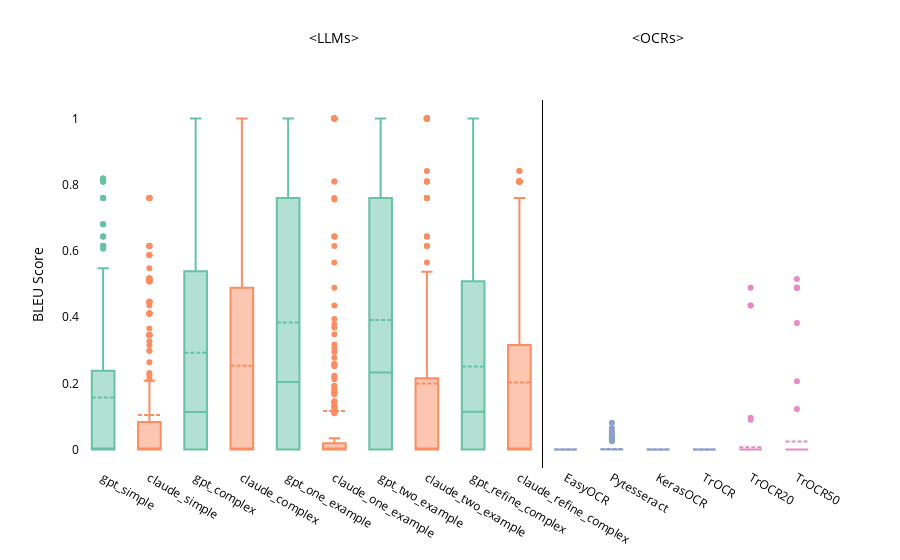

Write notebook code for a chart like this one.
### Code cell
data = bleu_n4_onlystripped
# data = cer_whole_normalized
score = 'bleu'
# score = 'cer'

y_axis_name = f'{score.upper()} Score'

llm_order = ['gpt_simple', 'claude_simple', 'gpt_complex', 'claude_complex',
             'gpt_one_example', 'claude_one_example', 'gpt_two_example', 'claude_two_example', 
            #  'gpt_one_text_example', 'claude_one_text_example', 'gpt_two_text_example', 'claude_two_text_example', 
            #  'gpt_refine', 'claude_refine', 
             'gpt_refine_complex', 'claude_refine_complex']
ocr_order = ['EasyOCR', 'Pytesseract', 'KerasOCR', 'TrOCR'] 
ocr_ft_order = ['TrOCR20', 'TrOCR50']


gpt_color = px.colors.qualitative.Set2[0]
claude_color = px.colors.qualitative.Set2[1]
ocr_color = px.colors.qualitative.Set2[2]
ocr_ft_color = px.colors.qualitative.Set2[3]


fig = go.Figure()

for model in llm_order:
    if 'gpt' in model:
        fig.add_trace(go.Box(
            x=data[data['model'] == model]['model'], 
            y=data[data['model'] == model][score],
            name=model,
            boxmean=True,
            marker=dict(color=gpt_color) 
        ))
    else:
        fig.add_trace(go.Box(
            x=data[data['model'] == model]['model'], 
            y=data[data['model'] == model][score],
            name=model,
            boxmean=True,
            marker=dict(color=claude_color) 
        ))
# Add traces for OCR models with a different color
for model in ocr_order:
    fig.add_trace(go.Box(
        x=data[data['model'] == model]['model'], 
        y=data[data['model'] == model][score],
        name=model,
        boxmean=True,
        marker=dict(color=ocr_color)  # Assign OCR color
    ))

# Add traces for OCR fine-tuned models with another color
for model in ocr_ft_order:
    fig.add_trace(go.Box(
        x=data[data['model'] == model]['model'], 
        y=data[data['model'] == model][score],
        name=model,
        boxmean=True,
        marker=dict(color=ocr_ft_color)  # Assign OCR fine-tuned color
    ))

# Get the start and midpoint of each group
ocr_start_index = len(llm_order)  # The first position of ocr_order
ocr_ft_start_index = ocr_start_index + len(ocr_order)  # Start of ocr_ft_order
llm_midpoint = ocr_start_index / 2  # Midpoint of LLM models for placing the text
ocr_midpoint = ocr_start_index + (len(ocr_order) / 2)  # Midpoint of OCR models for placing the text

# Update the layout with custom category ordering, vertical line, and annotations
fig.update_layout(
    # title='BLEU Scores (N=3)',
    # xaxis_title='Model',
    yaxis_title= y_axis_name,
    # margin=dict(l=10, r=10, t=10, b=10),
    plot_bgcolor='rgba(0,0,0,0)',
    # paper_bgcolor='rgba(0,0,0,0)',
    font_color = 'black',
    xaxis=dict(
        categoryorder='array',  # Set ordering to be custom
        categoryarray=llm_order + ocr_order + ocr_ft_order # Concatenate the model orders
    ),
    # yaxis = dict(range=[-0.5, 2]),
    showlegend=False,
    # legend=dict(
    #             orientation="h",
    #             entrywidth=70,
    #             yanchor="bottom",
    #             y=1.02,
    #             xanchor="right",
    #             x=1),
    shapes=[
        # Add a vertical line between LLM and OCR models
        dict(
            type="line",
            x0=ocr_start_index - 0.5,  # Place the line between the two groups
            x1=ocr_start_index - 0.5,
            y0=0,
            y1=1,
            xref="x",
            yref="paper",  # Stretch the line across the plot's full height
            line=dict(color="black", width=1)
        )
    ],
    annotations=[
        # Add annotation for LLMs above LLM models
        dict(
            x=llm_midpoint,  # Midpoint of LLM models
            y=1.2,  # Position above the plot
            xref='x',
            yref='paper',
            text='<LLMs>',
            showarrow=False,
            font=dict(size=14)
        ),
        # Add annotation for OCRs above OCR models
        dict(
            x=ocr_midpoint,  # Midpoint of OCR models
            y=1.2,  # Position above the plot
            xref='x',
            yref='paper',
            text='<OCRs>',
            showarrow=False,
            font=dict(size=14)
        )
    ]
)
# fig.update_xaxes(rangeselector_font_size=10)

fig.show()

### Figure 1 — Plotly figure (JSON) as saved in the notebook; plotly's stock layout.template omitted (floating-point values rounded to 4 significant figures; data arrays with more than 128 entries replaced by an {"elided": "..."} marker saying what was removed)
{"data": [{"boxmean": true, "marker": {"color": "rgb(102,194,165)"}, "name": "gpt_simple", "type": "box", "x": {"elided": "283 str values"}, "y": {"elided": "283 float values"}}, {"boxmean": true, "marker": {"color": "rgb(252,141,98)"}, "name": "claude_simple", "type": "box", "x": {"elided": "283 str values"}, "y": {"elided": "283 float values"}}, {"boxmean": true, "marker": {"color": "rgb(102,194,165)"}, "name": "gpt_complex", "type": "box", "x": {"elided": "283 str values"}, "y": {"elided": "283 float values"}}, {"boxmean": true, "marker": {"color": "rgb(252,141,98)"}, "name": "claude_complex", "type": "box", "x": {"elided": "283 str values"}, "y": {"elided": "283 float values"}}, {"boxmean": true, "marker": {"color": "rgb(102,194,165)"}, "name": "gpt_one_example", "type": "box", "x": {"elided": "282 str values"}, "y": {"elided": "282 float values"}}, {"boxmean": true, "marker": {"color": "rgb(252,141,98)"}, "name": "claude_one_example", "type": "box", "x": {"elided": "282 str values"}, "y": {"elided": "282 float values"}}, {"boxmean": true, "marker": {"color": "rgb(102,194,165)"}, "name": "gpt_two_example", "type": "box", "x": {"elided": "281 str values"}, "y": {"elided": "281 float values"}}, {"boxmean": true, "marker": {"color": "rgb(252,141,98)"}, "name": "claude_two_example", "type": "box", "x": {"elided": "281 str values"}, "y": {"elided": "281 float values"}}, {"boxmean": true, "marker": {"color": "rgb(102,194,165)"}, "name": "gpt_refine_complex", "type": "box", "x": {"elided": "283 str values"}, "y": {"elided": "283 float values"}}, {"boxmean": true, "marker": {"color": "rgb(252,141,98)"}, "name": "claude_refine_complex", "type": "box", "x": {"elided": "283 str values"}, "y": {"elided": "283 float values"}}, {"boxmean": true, "marker": {"color": "rgb(141,160,203)"}, "name": "EasyOCR", "type": "box", "x": {"elided": "283 str values"}, "y": {"elided": "283 int values"}}, {"boxmean": true, "marker": {"color": "rgb(141,160,203)"}, "name": "Pytesseract", "type": "box", "x": {"elided": "283 str values"}, "y": {"elided": "283 float values"}}, {"boxmean": true, "marker": {"color": "rgb(141,160,203)"}, "name": "KerasOCR", "type": "box", "x": {"elided": "283 str values"}, "y": {"elided": "283 int values"}}, {"boxmean": true, "marker": {"color": "rgb(141,160,203)"}, "name": "TrOCR", "type": "box", "x": {"elided": "283 str values"}, "y": {"elided": "283 int values"}}, {"boxmean": true, "marker": {"color": "rgb(231,138,195)"}, "name": "TrOCR20", "type": "box", "x": {"elided": "210 str values"}, "y": {"elided": "210 float values"}}, {"boxmean": true, "marker": {"color": "rgb(231,138,195)"}, "name": "TrOCR50", "type": "box", "x": {"elided": "131 str values"}, "y": {"elided": "131 float values"}}], "layout": {"annotations": [{"font": {"size": 14}, "showarrow": false, "text": "<LLMs>", "x": 5, "xref": "x", "y": 1.2, "yref": "paper"}, {"font": {"size": 14}, "showarrow": false, "text": "<OCRs>", "x": 12, "xref": "x", "y": 1.2, "yref": "paper"}], "font": {"color": "black"}, "plot_bgcolor": "rgba(0,0,0,0)", "shapes": [{"line": {"color": "black", "width": 1}, "type": "line", "x0": 9.5, "x1": 9.5, "xref": "x", "y0": 0, "y1": 1, "yref": "paper"}], "showlegend": false, "xaxis": {"categoryarray": ["gpt_simple", "claude_simple", "gpt_complex", "claude_complex", "gpt_one_example", "claude_one_example", "gpt_two_example", "claude_two_example", "gpt_refine_complex", "claude_refine_complex", "EasyOCR", "Pytesseract", "KerasOCR", "TrOCR", "TrOCR20", "TrOCR50"], "categoryorder": "array"}, "yaxis": {"title": {"text": "BLEU Score"}}}}
